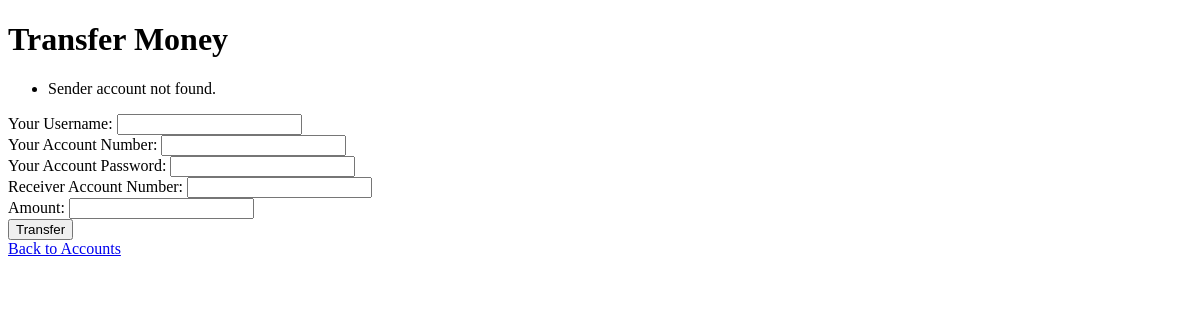
The page /transfer/5/ (signed in) on the database as committed earlier.
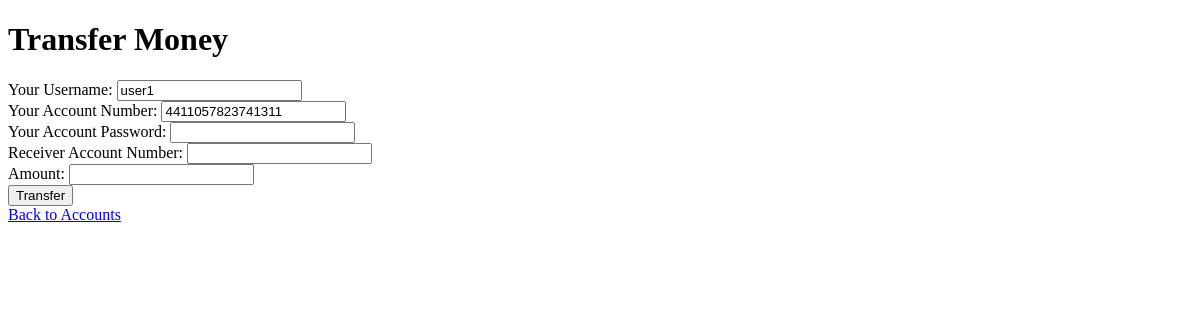
The same page on the database as committed later.
### accounts/models.py (models this page shows, shortened)
class Account(models.Model):
    ACCOUNT_TYPE = [
        ('Checking', 'Checking'),
        ('Saving', 'Saving'),
        ('Credit Card', 'Credit Card'),
    ]
    user = models.ForeignKey(
        settings.AUTH_USER_MODEL,
        on_delete=models.CASCADE,
        related_name="accounts",
        verbose_name="User",
    )
    account_type = models.CharField(
        max_length=20,
        choices=ACCOUNT_TYPE,
        verbose_name="Account Type",
    )
    account_number = models.CharField(
        max_length=16,
        unique=True,
        editable=False,
        verbose_name="Account Number"
    )
    account_password = models.CharField(
        max_length=128,
        verbose_name="Account Password",
        help_text="Password for this account. It is separate from your login password.",
    )
    balance = models.DecimalField(
        max_digits=10,
        decimal_places=2,
        default=0.00,
        verbose_name="Balance",
    )
    created_at = models.DateTimeField(
        auto_now_add=True,
        verbose_name="Created At",
    )
    is_locked = models.BooleanField(default=False)
    class Meta:
        verbose_name = "Account"

class UserBank(AbstractUser):
    ssn = models.CharField(max_length=11, unique=True, null=True, blank=True)
    phone_number = models.CharField(max_length=15, null=True, blank=True, verbose_name="Phone Number")

### accounts/views.py (the view, shortened to what this page needs)
# urls.py: path('transfer/<int:account_id>/', views.transfer_view, name='transfer'),
@login_required
def transfer_view(request, account_id=None):
    sender_account = None
    if account_id:
        try:
            sender_account = Account.objects.get(id=account_id, user=request.user)
        except Account.DoesNotExist:
            messages.warning(request, "Sender account not found.")
            return render(request, 'accounts/transfer.html', {'sender_account': sender_account})
    return render(request, 'accounts/transfer.html', {'sender_account': sender_account})

### templates/accounts/transfer.html (shortened to what this page needs)
<!DOCTYPE html>
<html>
<head>
</head>
<body>
    <h1>Transfer Money</h1>
    {% if messages %}
        <ul>
            {% for message in messages %}
                <li>{{ message }}</li>
            {% endfor %}
        </ul>
    {% endif %}
    <form method="post">
        <label for="sender_username">Your Username:</label>
        {% if sender_account %}
            <input type="text" name="sender_username" id="sender_username"
                   value="{{ sender_account.user.username }}" required><br>
        {% else %}
            <input type="text" name="sender_username" id="sender_username" required><br>
        {% endif %}
        <label for="sender_account_number">Your Account Number:</label>
        {% if sender_account %}
            <input type="text" name="sender_account_number" id="sender_account_number"
                   value="{{ sender_account.account_number }}" required><br>
        {% else %}
            <input type="text" name="sender_account_number" id="sender_account_number" required><br>
        {% endif %}
        <label for="sender_account_password">Your Account Password:</label>
        <input type="password" name="sender_account_password" id="sender_account_password" required><br>
        <label for="receiver_account_number">Receiver Account Number:</label>
        <input type="text" name="receiver_account_number" id="receiver_account_number" required><br>
        <label for="amount">Amount:</label>
        <input type="number" step="0.01" name="amount" id="amount" required><br>
        <button type="submit">Transfer</button>
    </form>
    <a href="{% url 'account_list' %}">Back to Accounts</a>
</body>
</html>

Rows that differ between the two databases and show on the page:
added Account: sender_username "user1", sender_account_number "4411057823741311"
Other text that changed with them:
list line gone: "Sender account not found."
